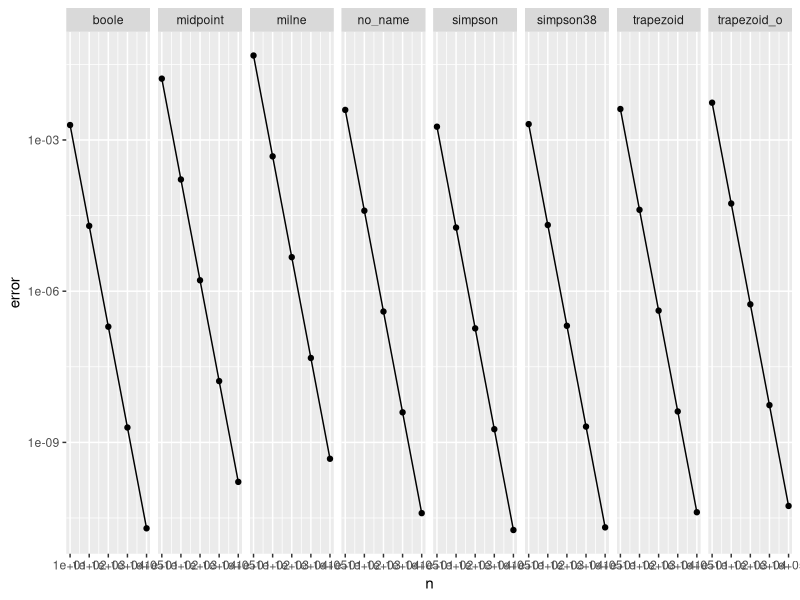

Here is the R script that generated this plot:
## ---- chunk 1
knitr::opts_chunk$set(echo = TRUE)
## ---- chunk 2
(function(x) x + 3)(4)
## ---- chunk 3
apply(mtcars, 2, function(x) sd(x)/mean(x))
## ---- chunk 4
#1
integrate(function(x) x^2 - x , 0, 10)
#2
integrate(function(x) sin(x) + cos(x), -pi, pi)
#3
integrate(function(x) exp(x)/x, 10, 20)
## ---- chunk 5
power <- function(exponent) {
  function(x) {
    x ^ exponent
  }
}

square <- power(2)
square(3)
cube <- power(3)
cube(3)
## ---- chunk 6
environment(power)
environment(square)
environment(cube)
## ---- chunk 7
bc <- function(lambda) { 
  if (lambda == 0) {
    function(x) log(x) 
    } else { 
      function(x) (x ^ lambda - 1) / lambda 
      } 
  } 
## ---- chunk 8
k <- approxfun(1:10, rnorm(10))
as.list(environment(k))
## ---- chunk 9
Fn  <- ecdf(1:10)
Fn(1:10)
## ---- chunk 10
moment <- function(i) {
  function(x) {
    mean((x - mean(x))^i)
  }
}
m1 <- moment(1) 
m2 <- moment(2)
x <- runif(100)
stopifnot(all.equal(m1(x), 0))
stopifnot(all.equal(m2(x), var(x) * 99 / 100)) 
stopifnot(all.equal(e1071::moment(x, 2, center = TRUE), var(x) * 99 / 100)) 
## ---- chunk 11
pick <- function(i) {
  function(x) {
    x[[i]]
  }
}
lapply(mtcars, pick(5)) 
# should do the same as this 
lapply(mtcars, function(x) x[[5]])

all.equal(lapply(mtcars, pick(5)), lapply(mtcars, function(x) x[[5]]))
## ---- chunk 12

summary <- list(
   mean = mean,
   median = median,
   sd = sd,
   IQR = IQR
   
)
x <- runif(1e5)
call_func <- function(f, ...) f(...)
lapply(summary, function(f) f(x)) 
lapply(summary, call_func, x)
## Add parameter to remove missing values
lapply(summary, call_func, x, na.rm = TRUE)
lapply(summary, function(f) f(x, na.rm = TRUE)) 
## ---- chunk 13
summary(mtcars)

summary_list <- list(
   "Min." = min,
   "1st Qu" = function(x) quantile(x, probs = 0.25),
   "Median" = median,
   "3rd Qu" = function(x) quantile(x, probs = 0.75),
   "Max." = max
   
)

lapply(mtcars, function(col) sapply(summary_list, function(f) f(col)) )
## create a function factory

summary_closure <- function(funList) {
   function(data) {
      lapply(data, function(col) sapply(funList, function(f) f(col)) )
   }
}
 summary_mtcars <- summary_closure(summary_list)
 summary_mtcars(mtcars)
## ---- chunk 14
newton_cotes <- function(coef, open = FALSE) {
   n <- length(coef) + open
   function(f, a, b) {
      pos <- function(i) a + i * (b - a) / n
      points <- pos(seq.int(0, length(coef) - 1))
      (b - a)/ sum(coef) * sum(f(points) * coef)
   }
}
## Create a clist of coefficients
coeffs <- list(
   closed = list(
      "trapezoid" = c(1,1),
      "simpson" = c(1, 4, 1),
      "simpson38" = c(1, 3, 3, 1),
      "boole" = c(7,32,12,32,7)
   ),
   open = list(
      "midpoint" = 1,
      "trapezoid_o" = c(1,1),
      "milne" = c(2,1,-2),
      "no_name" = c(11,1,1,11)
   )
)
## create a list of functions
rules_closed <- lapply(coeffs$closed, function(x) newton_cotes(x))
rules_open <- lapply(coeffs$open, function(x) newton_cotes(x, open = TRUE))
rules <- c(rules_closed, rules_open)

composite <- function(f, a, b, n, rule) {
   points <- seq(a, b, length = n + 1)
   area <- 0  
   for (i in seq_len(n)) {
      area <- area + rule(f, points[i], points[i + 1]) 
   }
   area
}
## return the area estimate for each rule
lapply(rules, function(x) composite(sin, 0, pi, n = 10, x))


## ---- chunk 15
results <- lapply(rules, function(f) sapply(1:5,
                                            function(i) abs(2 - composite(sin, 0, pi, n = 10^i, f))))

results <- cbind(n = 10^(1:5), as.data.frame(results))
library(ggplot2)
library(tidyr)
library(plyr)
result_skinny <- gather(results, "rule", "error", 2:9)

ggplot(result_skinny, mapping = aes(x = n, y = error)) +
   geom_line() +
   geom_point() +
   facet_grid(.~rule)+
   scale_x_log10()+
   scale_y_log10()
